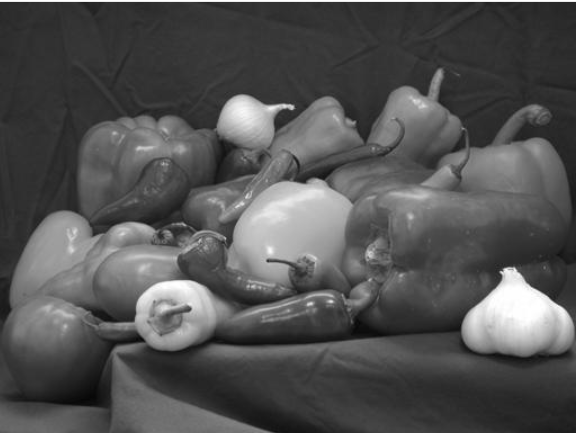
#> input picture veg.jpg, 576 x 433 px
$ python main.py   (older library calls are emulated)
#> lines starting #> are read from the running program, lines starting #| are printed output that depends on the picture
import cv2
import numpy as np

# Load Image as a grey scale image
image = cv2.imread('veg.jpg', cv2.IMREAD_GRAYSCALE)
#> image is the input picture: shape (433, 576); min 6, max 255, mean 82.4

# Apply Gaussian blurring to the image
blurred = cv2.GaussianBlur(image, (5, 5), 0)

print(blurred)
#> (printed output is left out)
# Apply the Sobel operator to find the gradients in the x and y directions
sobel_x = cv2.Sobel(blurred, cv2.CV_64F, 1, 0, ksize=3)
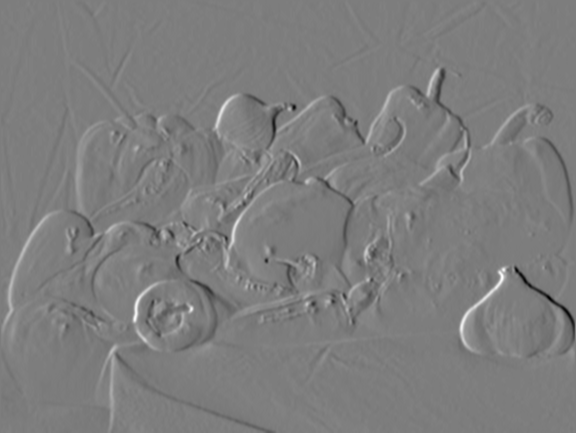
#> sobel_x: shape (433, 576) float64; min -321, max 329, mean -0.1; drawn with min black and max white
sobel_y = cv2.Sobel(blurred, cv2.CV_64F, 0, 1, ksize=3)
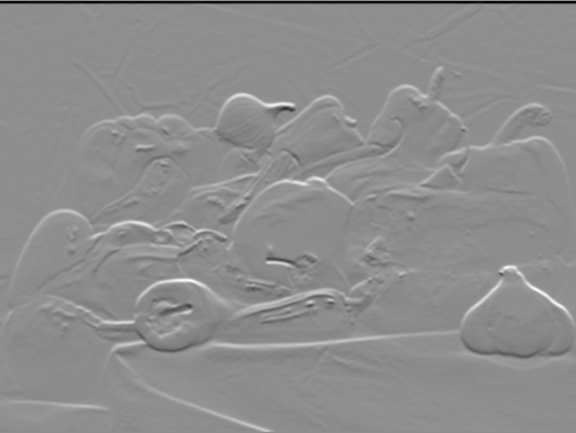
#> sobel_y: shape (433, 576) float64; min -518, max 409, mean -2.4; drawn with min black and max white

# Calculate the magnitude and direction of the gradient
magnitude = np.sqrt(sobel_x**2 + sobel_y**2)
magnitude = np.uint8(magnitude)
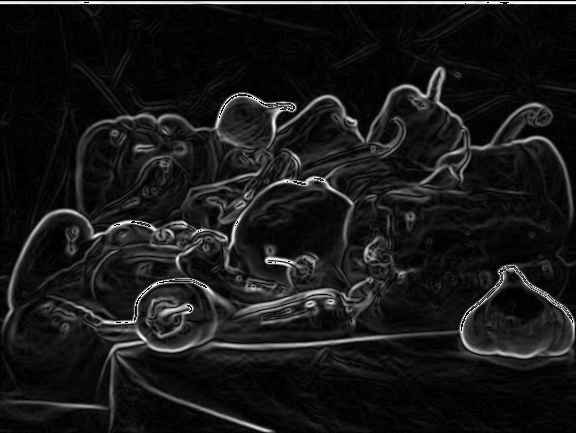
#> magnitude: shape (433, 576); min 0, max 255, mean 24.4
direction = np.arctan2(sobel_y, sobel_x)
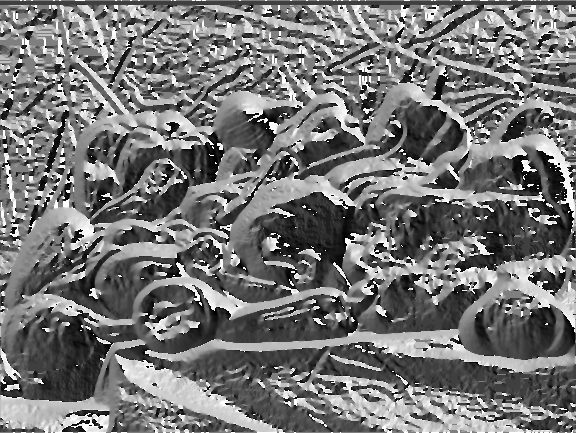
#> direction: shape (433, 576) float64; min -3.14, max 3.14, mean -0.239; drawn with min black and max white


# Perform non-maximum suppression to thin the edges
def non_max_suppression(magnitude, direction):
    rows, cols = magnitude.shape
#> rows = 433; cols = 576
    result = np.zeros((rows, cols), dtype=np.uint8)
    angle = direction * 180. / np.pi
    angle[angle < 0] += 180
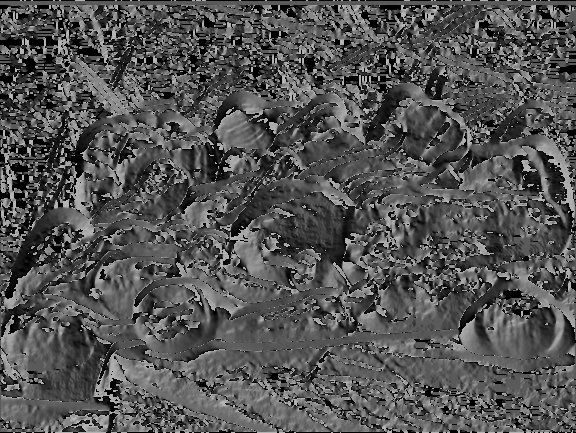
#> angle: shape (433, 576) float64; min 0, max 180, mean 83.6

    for i in range(1, rows - 1):
        for j in range(1, cols - 1):
            q = 255
            r = 255

            # Angle 0
            if (0 <= angle[i, j] < 22.5) or (157.5 <= angle[i, j] <= 180):
                q = magnitude[i, j+1]
                r = magnitude[i, j-1]
            # Angle 45
            elif (22.5 <= angle[i, j] < 67.5):
                q = magnitude[i+1, j-1]
                r = magnitude[i-1, j+1]
            # Angle 90
            elif (67.5 <= angle[i, j] < 112.5):
                q = magnitude[i+1, j]
                r = magnitude[i-1, j]
            # Angle 135
            elif (112.5 <= angle[i, j] < 157.5):
                q = magnitude[i-1, j-1]
                r = magnitude[i+1, j+1]

            if (magnitude[i, j] >= q) and (magnitude[i, j] >= r):
                result[i, j] = magnitude[i, j]
            else:
                result[i, j] = 0
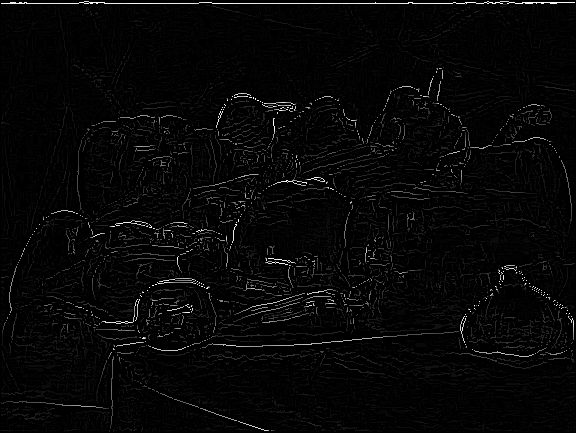
#> result: shape (433, 576); min 0, max 255, mean 6.7

    return result


thin_edges = non_max_suppression(magnitude, direction)

# Apply hysteresis thresholding to get the final edges
low_threshold = 0
high_threshold = 200
edges = cv2.Canny(thin_edges, low_threshold, high_threshold)
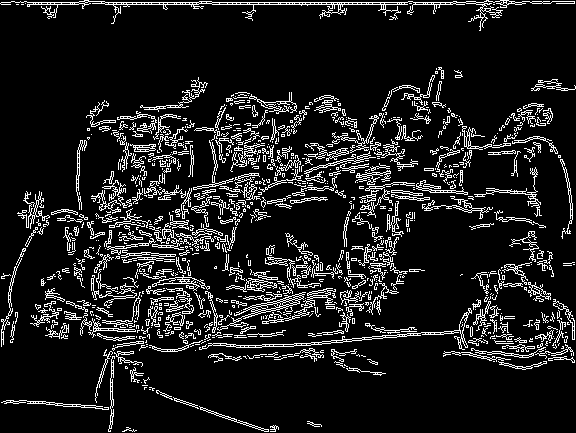
#> edges: shape (433, 576); 11.2% white in thin lines or dots


print(blurred)
#> (printed output is left out)
# Display the edges
cv2.imshow('Edges', thin_edges)
cv2.waitKey(0)
cv2.destroyAllWindows()
